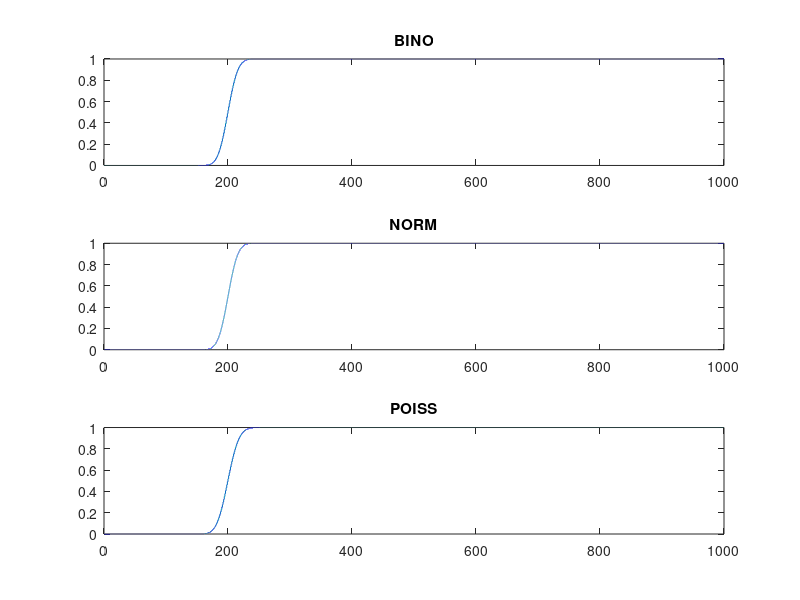

Write MATLAB code to recreate this figure.
pkg load statistics;

#p = input("p: ")
p = 0.2

for n = 100:100:1000
  x = 1:0.01:n;
  y1 = binocdf(x, n, p);
  y2 = normcdf(x, n * p, sqrt(n * p * (1 - p)));
  y3 = poisscdf(x, n * p);
  
  subplot(3, 1, 1)
  plot(x, y1)
  title("BINO")

  subplot(3, 1, 2)
  plot(x, y2)
  title("NORM")
  
  subplot(3, 1, 3)
  plot(x, y3)
  title("POISS")
  
  pause(0.5);
endfor